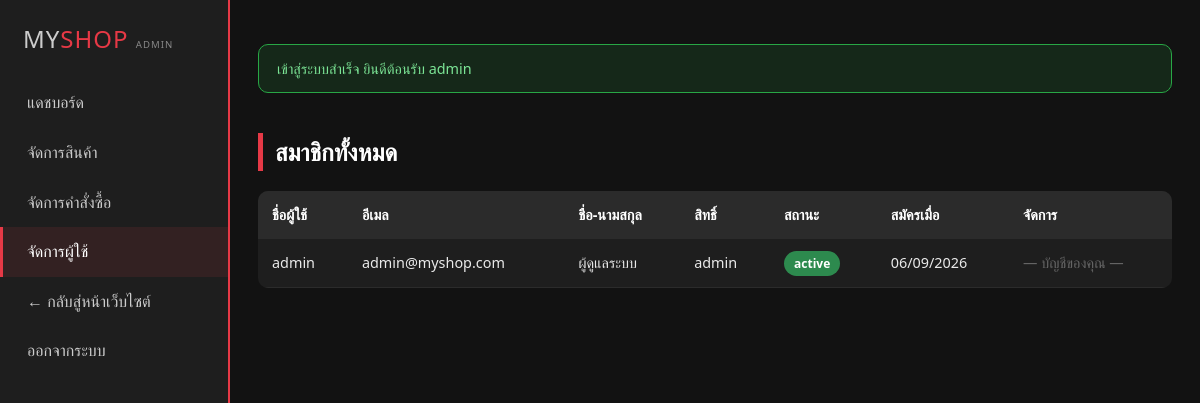
The page /admin/users.php (signed in) on the database its author committed.
### tables this page shows
CREATE TABLE users (
    id INT AUTO_INCREMENT PRIMARY KEY,
    username VARCHAR(50) NOT NULL UNIQUE,
    email VARCHAR(100) NOT NULL UNIQUE,
    password VARCHAR(255) NOT NULL,           
    full_name VARCHAR(100) DEFAULT NULL,
    phone VARCHAR(20) DEFAULT NULL,
    address TEXT DEFAULT NULL,
    role ENUM('customer','admin') NOT NULL DEFAULT 'customer',
    status ENUM('active','banned') NOT NULL DEFAULT 'active',
    login_attempts INT NOT NULL DEFAULT 0,    
    locked_until DATETIME DEFAULT NULL,
    created_at TIMESTAMP DEFAULT CURRENT_TIMESTAMP
);

### includes/functions.php (called while the page is built, shortened)
<?php
function clean($str) {
    return htmlspecialchars(trim($str ?? ''), ENT_QUOTES, 'UTF-8');
}

### admin/users.php (the view, shortened to what this page needs)
<?php
require_once __DIR__ . '/../includes/functions.php';
$pdo = getDB();
$users = $pdo->query('SELECT id, username, email, full_name, role, status, created_at FROM users ORDER BY created_at DESC')->fetchAll();
require __DIR__ . '/includes/admin_header.php';
?>
<h2 class="section-title">สมาชิกทั้งหมด</h2>
<table>
    <thead><tr><th>ชื่อผู้ใช้</th><th>อีเมล</th><th>ชื่อ-นามสกุล</th><th>สิทธิ์</th><th>สถานะ</th><th>สมัครเมื่อ</th><th>จัดการ</th></tr></thead>
    <tbody>
    <?php foreach ($users as $u): ?>
        <tr>
            <td><?= clean($u['username']) ?></td>
            <td><?= clean($u['email']) ?></td>
            <td><?= clean($u['full_name']) ?></td>
            <td><?= clean($u['role']) ?></td>
            <td><span class="badge badge-<?= $u['status'] === 'active' ? 'completed' : 'cancelled' ?>"><?= clean($u['status']) ?></span></td>
            <td><?= clean(date('d/m/Y', strtotime($u['created_at']))) ?></td>
            <td>
                <?php if ((int)$u['id'] !== (int)$_SESSION['user_id']): ?>
                    <form method="POST" onsubmit="return confirm('ยืนยันการเปลี่ยนสถานะผู้ใช้นี้?');">
                        <?= csrf_field() ?>
                        <input type="hidden" name="action" value="toggle_status">
                        <input type="hidden" name="user_id" value="<?= (int)$u['id'] ?>">
                        <button type="submit" class="btn btn-sm <?= $u['status'] === 'active' ? 'btn-danger' : 'btn-primary' ?>">
                            <?= $u['status'] === 'active' ? 'ระงับบัญชี' : 'ปลดระงับ' ?>
                        </button>
                    </form>
                <?php else: ?>
                    <span style="color:#666;">— บัญชีของคุณ —</span>
                <?php endif; ?>
            </td>
        </tr>
    <?php endforeach; ?>
    </tbody>
</table>
<?php require __DIR__ . '/includes/admin_footer.php'; ?>

### assets/css/style.css (style rules this page uses)
:root { --color-red: #e63946; --color-red-dark: #b0212c; --color-black: #121212; --color-dark: #1e1e1e; --color-gray: #2b2b2b; --color-gray-light: #f2f2f2; --color-text: #eaeaea; --radius: 10px; --shadow: 0 4px 14px rgba(0,0,0,.35); --transition: all .25s ease; }
* { box-sizing: border-box; margin: 0; padding: 0; }
body { font-family: 'Segoe UI', 'Sarabun', Tahoma, sans-serif; background: var(--color-black); color: var(--color-text); line-height: 1.6; }
.section-title { font-size: 1.5rem; color: #fff; margin: 40px 0 20px; border-left: 5px solid var(--color-red); padding-left: 12px; }
table { width: 100%; border-collapse: collapse; background: var(--color-dark); border-radius: var(--radius); overflow: hidden; }
th, td { padding: 12px 14px; text-align: left; border-bottom: 1px solid var(--color-gray); font-size: .9rem; }
th { background: var(--color-gray); color: #fff; }
.badge { padding: 4px 10px; border-radius: 20px; font-size: .75rem; font-weight: 700; }
.badge-completed { background: #2d8a4e; color: #fff; }

### rows shown on the page
users: username "admin", email "admin@myshop.com", full_name "ผู้ดูแลระบบ", role "admin", status "active", created_at "06/09/2026", shows "— บัญชีของคุณ —"

### other values the page prints
$flash['message'] "เข้าสู่ระบบสำเร็จ ยินดีต้อนรับ admin"
